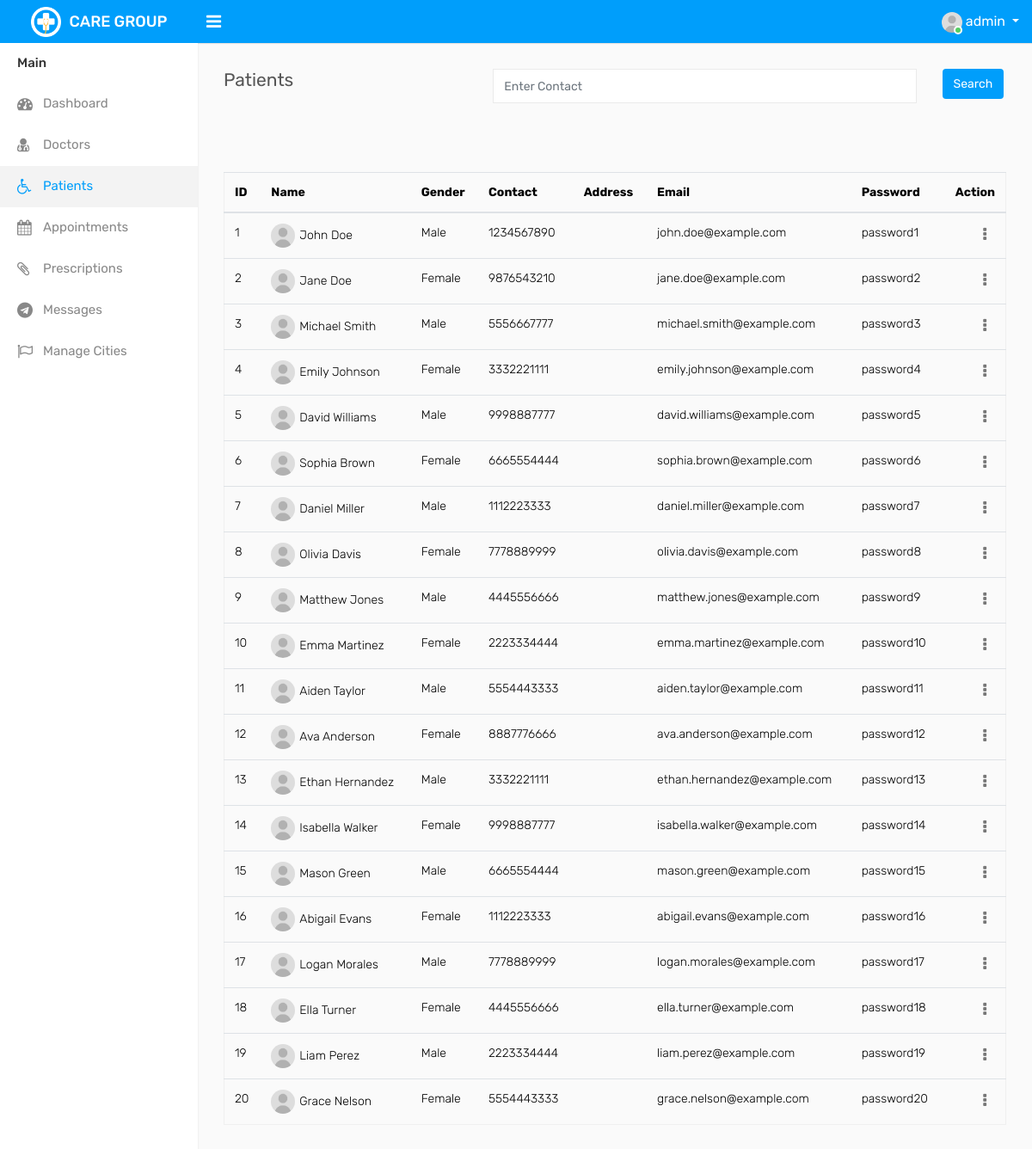
Screenshot of /admin/patients.php (signed in) with the database file from the repository.
### tables this page shows
CREATE TABLE `patreg` (
  `pid` int(11) NOT NULL,
  `fname` varchar(20) NOT NULL,
  `lname` varchar(20) NOT NULL,
  `gender` varchar(10) NOT NULL,
  `email` varchar(30) NOT NULL UNIQUE,  
  `contact` varchar(10) NOT NULL,
  `password` varchar(30) NOT NULL,
  `cpassword` varchar(30) NOT NULL,
  UNIQUE KEY `unique_email` (`email`)  
);

### admin/patients.php (the view, shortened to what this page needs)
<?php
    require_once "include/header.php";
    require_once "include/sidebar.php";
?>
<div class="page-wrapper">
    <div class="content">
        <div class="row">
            <div class="col-sm-4 col-3">
                <h4 class="page-title">Patients</h4>
            </div>
            <div class="col-md-8">
                <form class="form-group" action="patientsearch.php" method="post">
                    <div class="row">
                        <div class="col-md-10"><input type="text" name="patient_contact"
                                placeholder="Enter Contact" class="form-control"></div>
                        <div class="col-md-2"><input type="submit" name="patient_search_submit"
                                class="btn btn-primary" value="Search"></div>
                    </div>
                </form>
            </div>
        </div>
        <div class="row">
            <div class="col-md-12">
                <div class="table-responsive">
                    <table class="table table-border table-striped custom-table datatable mb-0">
                        <div class="tab-pane fade" id="list-pat" role="tabpanel" aria-labelledby="list-pat-list">
                            <table class="table table-hover">
                                <thead>
                                    <tr>
                                        <th>ID</th>
                                        <th>Name</th>
                                        <th>Gender</th>
                                        <th>Contact</th>
                                        <th>Address</th>
                                        <th>Email</th>
                                        <th>Password</th>
                                        <th class="text-right">Action</th>
                                    </tr>
                                </thead>
                                <tbody>
                                    <?php
									global $con;
									$query = "select * from patreg";
									$result = mysqli_query($con,$query);
									while ($row = mysqli_fetch_array($result)){
									$pid = $row['pid'];
									$fname = $row['fname'];
									$lname = $row['lname'];
									$gender = $row['gender'];
									$email = $row['email'];
									$contact = $row['contact'];
									$password = $row['password'];
                                    $address = $row['address'];
                                    $editAccountDetailsURL = 'account-details.php?table=patreg&id=' . $pid . "&page=patients.php";
                                    $deleteAccountDetailsURL = "delete.php?table=patreg&id=$pid&page=patients.php";
									echo "<tr>
                                        <td>$pid</td>
                                        <td><img width='28 height='28' src='assets/img/user.jpg' class='rounded-circle m-r-5' alt=''>$fname $lname</td>
                                        <td>$gender</td>
                                        <td>$contact</td>
                                        <td>$address</td>
                                        <td>$email</td>
                                        <td>$password</td>
                                        <td class='text-right'>
                                            <div class='dropdown dropdown-action'>
                                                <a href='#' class='action-icon dropdown-toggle' data-toggle='dropdown' aria-expanded='false'><i class='fa fa-ellipsis-v'></i></a>
                                                <div class='dropdown-menu dropdown-menu-right'>
                                                    <a class='dropdown-item' href='$editAccountDetailsURL'><i class='fa fa-pencil m-r-5'></i> Edit</a>
                                                    <a class='dropdown-item' href='$deleteAccountDetailsURL'><i class='fa fa-trash m-r-5'></i> Delete</a>
                                                </div>
                                            </div>
                                        </td>
									</tr>";
									}
									?>
                                </tbody>
                            </table>
                            <br>
                        </div>
                    </table>
                </div>
            </div>
        </div>
    </div>
</div>
</div>
</body>
</html>

### rows the page displays
patreg: pid "1", fname "John", lname "Doe", gender "Male", contact "1234567890", email "john.doe@example.com", password "password1"
patreg: pid "2", fname "Jane", lname "Doe", gender "Female", contact "9876543210", email "jane.doe@example.com", password "password2"
patreg: pid "3", fname "Michael", lname "Smith", gender "Male", contact "5556667777", email "michael.smith@example.com", password "password3"
patreg: pid "4", fname "Emily", lname "Johnson", gender "Female", contact "3332221111", email "emily.johnson@example.com", password "password4"
patreg: pid "5", fname "David", lname "Williams", gender "Male", contact "9998887777", email "david.williams@example.com", password "password5"
patreg: pid "6", fname "Sophia", lname "Brown", gender "Female", contact "6665554444", email "sophia.brown@example.com", password "password6"
patreg: pid "7", fname "Daniel", lname "Miller", gender "Male", contact "1112223333", email "daniel.miller@example.com", password "password7"
patreg: pid "8", fname "Olivia", lname "Davis", gender "Female", contact "7778889999", email "olivia.davis@example.com", password "password8"
patreg: pid "9", fname "Matthew", lname "Jones", gender "Male", contact "4445556666", email "matthew.jones@example.com", password "password9"
patreg: pid "10", fname "Emma", lname "Martinez", gender "Female", contact "2223334444", email "emma.martinez@example.com", password "password10"
patreg: pid "11", fname "Aiden", lname "Taylor", gender "Male", contact "5554443333", email "aiden.taylor@example.com", password "password11"
patreg: pid "12", fname "Ava", lname "Anderson", gender "Female", contact "8887776666", email "ava.anderson@example.com", password "password12"
patreg: pid "13", fname "Ethan", lname "Hernandez", gender "Male", contact "3332221111", email "ethan.hernandez@example.com", password "password13"
patreg: pid "14", fname "Isabella", lname "Walker", gender "Female", contact "9998887777", email "isabella.walker@example.com", password "password14"
patreg: pid "15", fname "Mason", lname "Green", gender "Male", contact "6665554444", email "mason.green@example.com", password "password15"
patreg: pid "16", fname "Abigail", lname "Evans", gender "Female", contact "1112223333", email "abigail.evans@example.com", password "password16"
patreg: pid "17", fname "Logan", lname "Morales", gender "Male", contact "7778889999", email "logan.morales@example.com", password "password17"
patreg: pid "18", fname "Ella", lname "Turner", gender "Female", contact "4445556666", email "ella.turner@example.com", password "password18"
patreg: pid "19", fname "Liam", lname "Perez", gender "Male", contact "2223334444", email "liam.perez@example.com", password "password19"
patreg: pid "20", fname "Grace", lname "Nelson", gender "Female", contact "5554443333", email "grace.nelson@example.com", password "password20"

### other values shown
$admin_user "admin"
